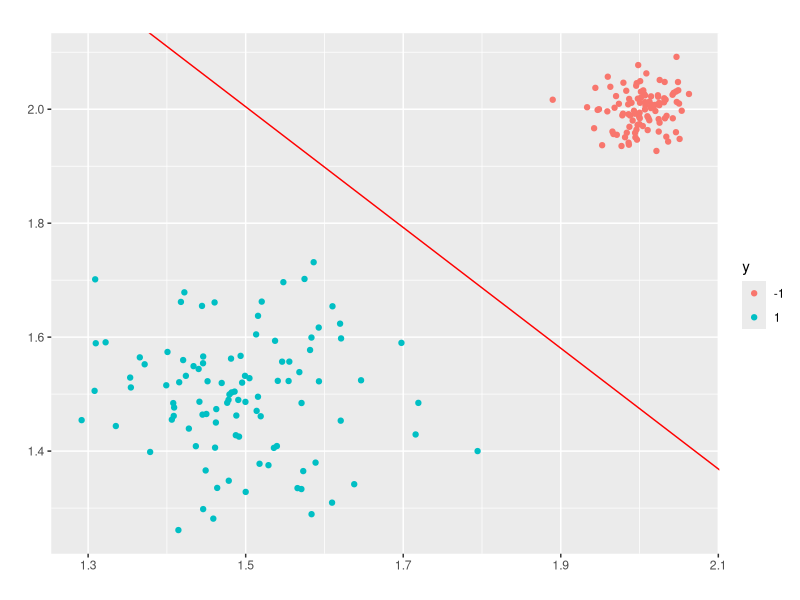
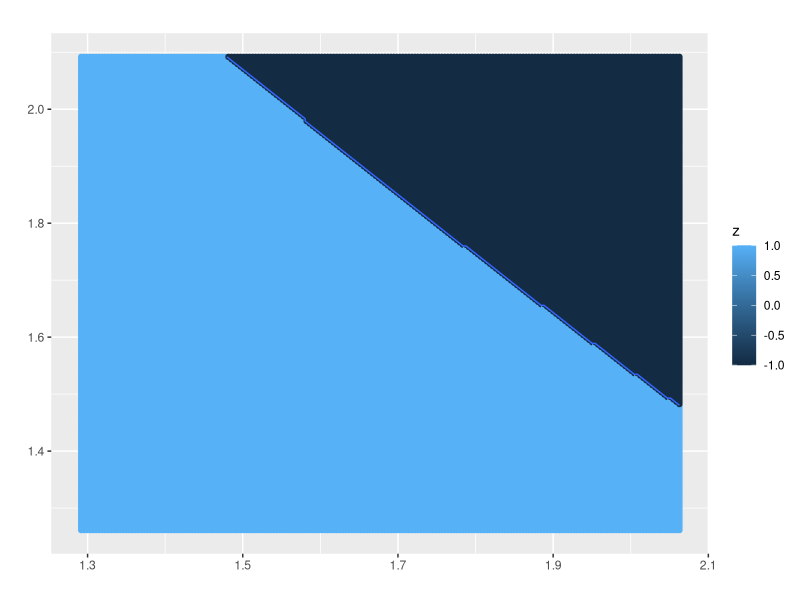
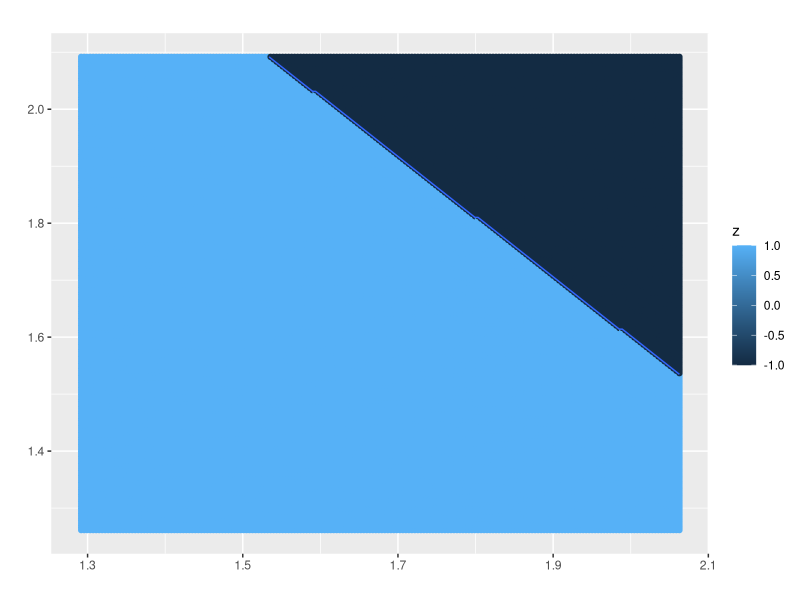
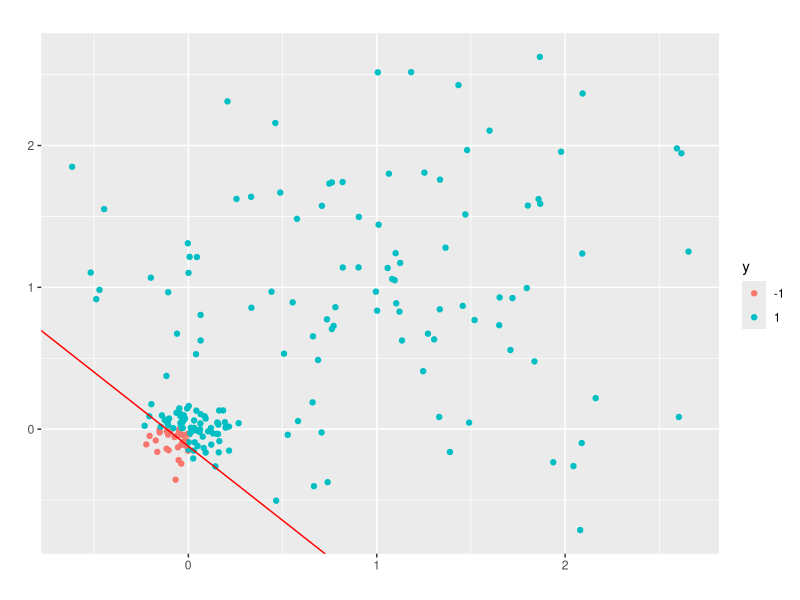
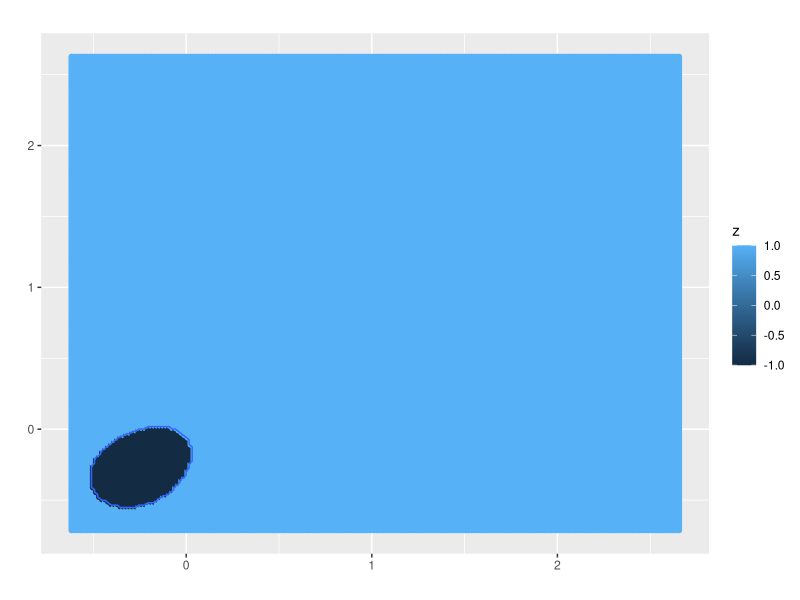
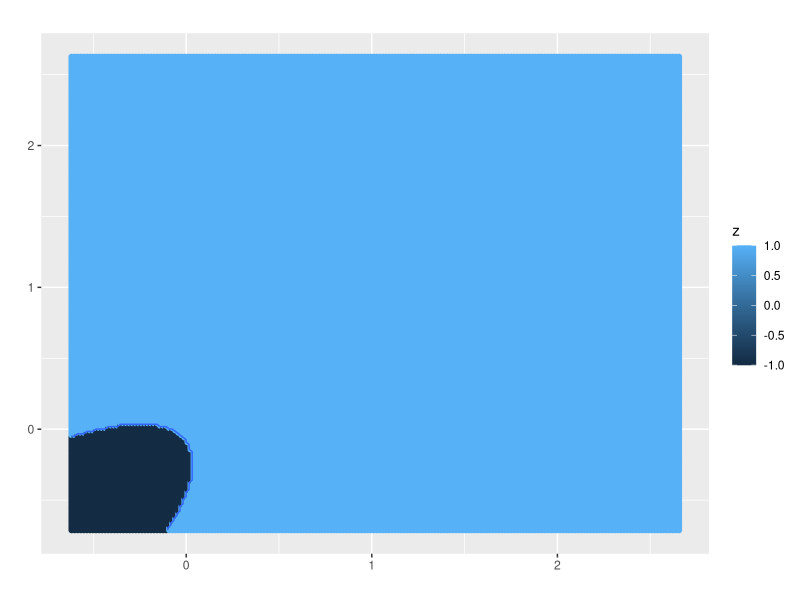

These charts were generated, in order, by the following R code:

rm(list=ls())
library(MASS)
library(mvtnorm)
library(ggplot2)
svm <- function(X, Y, C, kernelFunction,tol, max.iter, sigma=0.5,d=4){
   
  ## data parameter
  m <- nrow(X)
 
  ## labels
  ## Map 0 to -1
  Y[Y==0] <- -1
  
  # variables
  alphas <- rep(0, m)
  b <- 0
  E <- rep(0, m)
  iter <- eta <- L <- H <- 0
  
  ## transformations of original data to map into new space
  if(kernelFunction == "linearKernel") {
    K <- X %*% t(X)
  } else if (kernelFunction == "gaussianKernel") {
    K <- matrix(0, ncol=m, nrow=m)
    for (i in 1:m) {
      for (j in i:m) {
        K[i,j] <- gaussianKernel(X[i,], X[j,],sigma)
        K[j,i] <- K[i,j]
      }
    }
  }
  
  else if (kernelFunction == "polynomialKernel") {
    K <- matrix(0, ncol=m, nrow=m)
    for (i in 1:m) {
      for (j in i:m) {
        K[i,j] <- polynomialKernel(X[i,], X[j,],d)
        K[j,i] <- K[i,j]
      }
    }
  }
  
  while (iter < max.iter) {
    num_changed_alphas <- 0
    for (i in 1:m){
      E[i] <- b + sum(alphas * Y * K[,i]) - Y[i]
      if( (Y[i]*E[i] < -tol & alphas[i] < C) || (Y[i] >  tol & alphas[i] > 0) ) {
        ## if the error E[i] is large
        ## the alpha corresponding to this data instance can be optimized
        
        j <- ceiling(m * runif(1))
        while (j == i) { # make sure i != j
          j <- ceiling(m * runif(1))
        }
        
        E[j] <- b + sum(alphas * Y * K[,j]) - Y[j]
        
        ## save old alphas
        alpha.i.old <- alphas[i]
        alpha.j.old <- alphas[j]
        
        if (Y[i] == Y[j]) {
          L <- max(0, alphas[j] + alphas[i] -C)
          H <- min(C, alphas[j] + alphas[i])
        } else {
          L <- max(0, alphas[j] - alphas[i])
          H <- min(C, C + alphas[j] - alphas[i])
        }
        
        if (L == H) {
          ## continue to next i
          next
        }
        
        ## compute eta
        eta <- 2 * K[i,j] - K[i,i] - K[j,j]
        if (eta >= 0) {
          ## continue to next i
          next
        }
        
        ## compute and clip new value for alpha j
        alphas[j] <- alphas[j] - Y[j] * (E[i] - E[j])/eta
        ## clip
        alphas[j] = min(H, alphas[j])
        alphas[j] = max(L, alphas[j])
        
        ## check if change in alpha is significant
        if(abs(alphas[j] - alpha.j.old) < tol) {
          alphas[j] <- alpha.j.old
          next
        }
        
        ## determine value for alpha i
        alphas[i] <- alphas[i] + Y[i] * Y[j] * (alpha.j.old - alphas[j])
        
        ## compute b1 and b2
        b1 <- b - E[i] +
          - Y[i] * (alphas[i] - alpha.i.old) * K[i,j] +
          - Y[j] * (alphas[j] - alpha.j.old) * K[i,j]
        b2 <- b - E[j] +
          - Y[i] * (alphas[i] - alpha.i.old) * K[i,j] +
          - Y[j] * (alphas[j] - alpha.j.old) * K[i,j]
        
        ## compute b
        if ( alphas[i] > 0 & alphas[i] < C) {
          b <- b1
        } else if (alphas[j] > 0 & alphas[j] < C) {
          b <- b2
        } else {
          b <- (b1+b2)/2
        }
        
        num_changed_alphas <- num_changed_alphas + 1
      }
    }
    
    if (num_changed_alphas == 0) {
      iter <- iter + 1
    } else {
      iter <-  0
    }
    
  }
  
  
  idx <- alphas > 0
  return(list(
      X=X[idx,],
      y=Y[idx],
      kernelFunction=kernelFunction,
      b=b,
      alphas=alphas[idx],
      w=t(alphas * Y) %*% X
  ))
}


gaussianKernel <- function(x1,x2, sigma) {
  sim <- exp(-sum((x1-x2)^2)/(2*sigma^2))
  return(sim)
}



polynomialKernel <- function(x1,x2, d) {
  sim <-(t(x1)%*%x2+1)^d
  return(sim)
}



svmPredict <- function(model, X,kernelFunction,sigma,d) {
  ## returns a vector of predictions using a trained SVM model
  ## X is a m x n matrix where there each example is a row.
  ## model is a svm model returned from svm.
  m <- nrow(X)
  p <- rep(0, m)
  pred <- rep(0, m)
  w<-model$w
  b<-model$b
  if (kernelFunction == "linearKernel") {
    p <- X %*% t(w) +b
  } else if (kernelFunction == "gaussianKernel") {
    
    alphas <- model$alphas
    for (i in 1:m) {
      prediction <- 0
      for (j in 1:nrow(model$X)) {
        prediction <- prediction +
          alphas[j] * model$y[j] *
          gaussianKernel(X[i,], model$X[j,],sigma)
      }
      p[i] <- prediction + model$b
    }
    
  }
  else if (kernelFunction == "polynomialKernel") {
    
    alphas <- model$alphas
    for (i in 1:m) {
      prediction <- 0
      for (j in 1:nrow(model$X)) {
        prediction <- prediction +
          alphas[j] * model$y[j] *
          polynomialKernel(X[i,], model$X[j,],d)
      }
      p[i] <- prediction + model$b
    }
    
  }
  
  
  pred[p >= 0] <- 1
  pred[p < 0] <- -1
  return(pred)
}


## equivalent with meshgrid in octave
meshgrid <- function(a, b) {
  list(
    x <- outer(b*0, a, FUN="+"),
    y <- outer(b, a*0, FUN="+")
  )
}

plot<-function(x, X, y, type, title="", xlab="", ylab="",sigma,d){
  model <- x
  match.arg(type, c("linearKernel", "gaussianKernel","polynomialKernel"))
  plot_data<-as.data.frame(X)
  plot_data<-cbind(plot_data,as.factor(y))
  colnames(plot_data)<-c("X1","X2","y")
  p <- ggplot(data=plot_data, aes_string(x=colnames(plot_data)[1], y=colnames(plot_data)[2])) +
    geom_point(aes(colour=y))
 
  w <- model$w
  b <- model$b
  if(type == "linearKernel") {
    p <- p+geom_abline(intercept = -b/w[2],
                       slope = -w[1]/w[2],
                       colour = "red")
  } else {
    xr <- seq(min(X[,1]), max(X[,1]), length.out=200)
    yr <- seq(min(X[,2]), max(X[,2]), length.out=200)
    mg <- meshgrid(xr, yr)
    X1 <- mg[[1]]
    X2 <- mg[[2]]
    vm<-as.data.frame(cbind(X1,X2))
    vals <- matrix(0, ncol=ncol(X1), nrow=nrow(X1))
    z<-vector()
    for (i in 1:ncol(X1)){
      thisX <- cbind(X1[,i], X2[,i])
      vals[,i] <-  svmPredict(model, thisX,kernelFunction=type,sigma,d)
    }
    
    vm <- data.frame(x=as.vector(X1),
                     y= as.vector(X2),
                    z=as.vector(vals))
   
    #p<-ggplot(vm, aes(x =x, y = y, shape = factor(z))) +
    #  geom_point(colour = "grey90", size = 1.5) + 
    # geom_density_2d(aes(colour = z))+stat_contour(breaks = c(0))
    
    p<-ggplot(vm, aes(x =x, y = y, z=z),shape = factor(z)) +
      geom_point(aes(colour=z)) + 
    stat_contour(breaks = c(0))
    
    
  }
  
  p <- p + xlab(xlab) + ylab(ylab) + ggtitle(title)
  
  print(p)
}
set.seed(1234567)
#### linear seperable cases ####
x1=rmvnorm(100,mean=c(1.5,1.5),sigma=0.01*diag(2))
x2=rmvnorm(100,mean=c(2,2),sigma=0.001*diag(2))


X<-rbind(x1,x2)
colnames(X)<-c("1","2")
y=matrix(0,nrow=200,ncol=1)
y[1:100,1]=1
y[101:200,1]=-1
C=0.1

model<-svm(X, y, C,"linearKernel",
                tol=1e-4, max.iter=20,sigma=0.5,d=4)
pred<-svmPredict(model,X,"linearKernel",sigma=0.5,4)
plot(model, X, y,"linearKernel", title="", xlab="", ylab="",sigma=0.5,d=4)

model<-svm(X, y, C,"gaussianKernel",
                tol=1e-4, max.iter=20,sigma=0.5,d=4)
pred<-svmPredict(model,X,"gaussianKernel",sigma=0.5,4)
plot(model, X, y,"gaussianKernel", title="", xlab="", ylab="",sigma=0.5,d=4)

model<-svm(X, y, C,"polynomialKernel",
                     tol=1e-4, max.iter=20, sigma=0.5,d=4)
pred<-svmPredict(model,X,"polynomialKernel",sigma=0.5,4)
plot(model, X, y,"polynomialKernel", title="", xlab="", ylab="",sigma=0.5,d=4)

##### linear non-seperable case ####
x1=rmvnorm(100,mean=c(1,1),sigma=0.5*diag(2))
x2=rmvnorm(100,mean=c(0,0),sigma=0.01*diag(2))
y=matrix(0,nrow=200,ncol=1)

X<-rbind(x1,x2)
colnames(X)<-c("1","2")

y<-ifelse(X[,1]>0|X[,2]>0,1,-1)

C=100

model<-svm(X, y, C,"linearKernel",
           tol=1e-4, max.iter=20,sigma=0.5,d=4)
pred<-svmPredict(model,X,"linearKernel",sigma=0.5,4)
plot(model, X, y,"linearKernel", title="", xlab="", ylab="",sigma=0.5,d=4)

model<-svm(X, y, C,"gaussianKernel",
           tol=1e-4, max.iter=20,sigma=0.5,d=4)
pred<-svmPredict(model,X,"gaussianKernel",sigma=0.5,4)
plot(model, X, y,"gaussianKernel", title="", xlab="", ylab="",sigma=0.5,d=4)

model<-svm(X, y, C,"polynomialKernel",
           tol=1e-4, max.iter=20, sigma=0.5,d=4)
pred<-svmPredict(model,X,"polynomialKernel",sigma=0.5,4)
plot(model, X, y,"polynomialKernel", title="", xlab="", ylab="",sigma=0.5,d=4)

